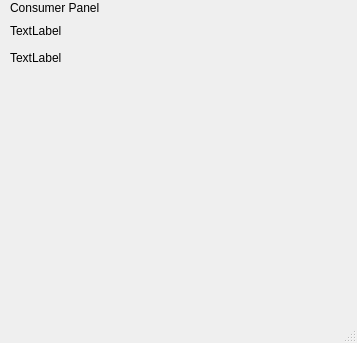
<?xml version="1.0" encoding="UTF-8"?>
<ui version="4.0">
 <class>MainWindow1</class>
 <widget class="QMainWindow" name="MainWindow1">
  <property name="geometry">
   <rect>
    <x>0</x>
    <y>0</y>
    <width>357</width>
    <height>343</height>
   </rect>
  </property>
  <property name="windowTitle">
   <string>MainWindow</string>
  </property>
  <widget class="QWidget" name="centralwidget">
   <widget class="QLabel" name="label">
    <property name="geometry">
     <rect>
      <x>10</x>
      <y>0</y>
      <width>141</width>
      <height>16</height>
     </rect>
    </property>
    <property name="text">
     <string>Consumer Panel</string>
    </property>
   </widget>
   <widget class="QLabel" name="label_2">
    <property name="geometry">
     <rect>
      <x>10</x>
      <y>20</y>
      <width>341</width>
      <height>21</height>
     </rect>
    </property>
    <property name="text">
     <string>TextLabel</string>
    </property>
   </widget>
   <widget class="QLabel" name="label_3">
    <property name="geometry">
     <rect>
      <x>10</x>
      <y>50</y>
      <width>171</width>
      <height>16</height>
     </rect>
    </property>
    <property name="text">
     <string>TextLabel</string>
    </property>
   </widget>
  </widget>
  <widget class="QMenuBar" name="menubar">
   <property name="geometry">
    <rect>
     <x>0</x>
     <y>0</y>
     <width>357</width>
     <height>22</height>
    </rect>
   </property>
  </widget>
  <widget class="QStatusBar" name="statusbar"/>
 </widget>
 <resources/>
 <connections/>
</ui>
